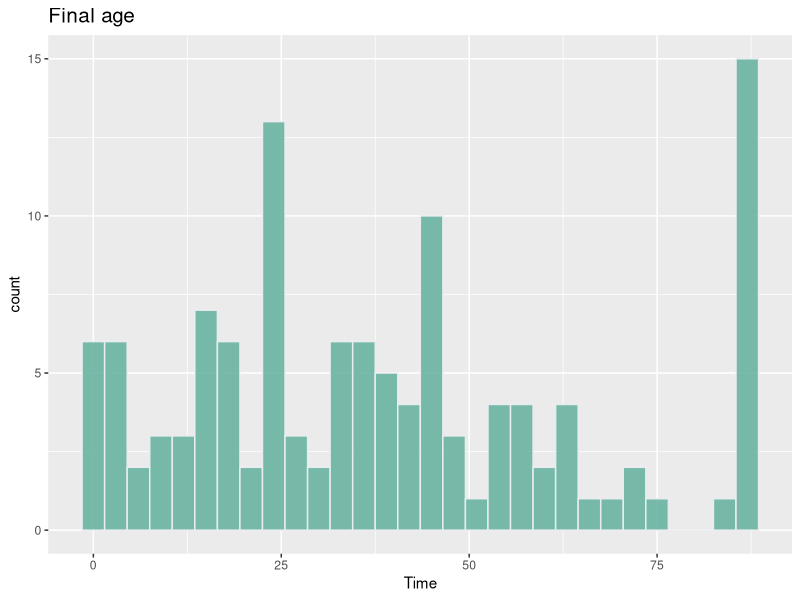

This figure's R source: (Note: this script raises an error after producing the figure.)
## ---- chunk 1
knitr::opts_chunk$set(warning = FALSE, message = FALSE) 
## ---- chunk 2
data <- read.table("CapstoneProjectData.txt", header=TRUE) # Load dataset
library(survival) # For modelling
library(survminer) # For survival curves
library(dplyr) # For analysis
library(ggplot2) # For visualization

str(data) # 123 obs. of  6 variables
head(data, 10)
summary(data)


p <- data %>%
  ggplot(aes(x=Time)) +
    geom_histogram( binwidth=3, fill="#69b3a2", color="#e9ecef", alpha=0.9) +
    ggtitle("Final age") +
    theme(plot.title = element_text(size=15))
p

sum(data$Time == 88) # 13 alive at end

data %>%
  group_by(Clone, Temp, Ca) %>%
  summarise_at(vars(Time), list(name = mean))
## ---- chunk 3
s <- Surv(data$Time, data$Dead) # Creating our hazard rate
# Survival Plots
m1 <- survfit(s ~ 1, data = data, conf.type = "log-log") 
m1p <- ggsurvplot(m1, # Our base curve for all treatments
                  data = data,
                  palette = "#2E9FDF",
                  title = "Total survival",
                  size = .5,
                  ggtheme = theme_bw())

m2 <- survfit(s ~ Clone, data = data, conf.type = "log-log")
m2p <- ggsurvplot(m2, # Our curve per clonal population
                  data = data,
                  conf.int=TRUE,
                  title = "Survival per Clone",
                  size = .5,  # change line size
                  ggtheme = theme_bw(), # Change ggplot2 theme
                  palette = c("#A569BD", "#48C9B0"), # custom color palette
                  pval = TRUE)

m3 <- survfit(s ~ Temp, data = data, conf.type = "log-log")
m3p <- ggsurvplot(m3, # Our curve by temperature
                  data = data,
                  conf.int=TRUE,
                  title = "Survival per Temperature",
                  size = .5,  # change line size
                  ggtheme = theme_bw(), # Change ggplot2 theme
                  palette = c("#006399", "#CC0000"), # custom color palette
                  pval = TRUE)

m4 <- survfit(s ~ Ca, data = data, conf.type = "log-log")
m4p <- ggsurvplot(m4, # Our curve per Ca concentration
                  data = data,
                  conf.int=TRUE,
                  title = "Survival per Ca concentration",
                  size = .5,  # change line size
                  ggtheme = theme_bw(), # Change ggplot2 theme
                  palette = c("#F39C12","#E67E22","#D35400"),
                  pval = TRUE)

survplots <- list(m1p, m2p, m3p, m4p)
arrange_ggsurvplots(survplots, # Arrange multiple survplots
                    ncol = 2, nrow = 2)
# Median survival time is 39 days
# Overlapping between clones
# Overlapping between temperatures
# No-overlapping for 0.5 mg Ca/l
## ---- chunk 4
data$Clone <- as.factor(data$Clone)
data$Temp <- as.factor(data$Temp)
data$Ca <- as.factor(data$Ca)
# Non-parametric Cox proportional hazards models
# Fits a Cox proportional hazards regression model
summary(mod1 <- coxph(s ~ Clone + Temp * Ca, data=data)) # Ca:Temp interaction
summary(mod2 <- coxph(s ~ Clone + Temp + Ca, data=data)) # No interaction
summary(mod3 <- coxph(s ~ (Clone + Temp + Ca)^2, data=data)) # Ca:Temp, 
# Clone:Temp, Clone:Ca interaction

anova(mod1, mod2, mod3) # (!) Model 3 is already significant
AIC(mod1, mod2, mod3)   # 

# Using the step method to refine our best model (mod3) into a better one (mod4)
summary(mod4 <- step(mod3))
# Lowest AIC: Clone:Temp & Clone:Ca retained, no Temp:Ca interaction
AIC(mod1, mod2, mod3, mod4)
# Creating the better fitted model adding interactions Clone x Temp and 
# Clone x Ca
mod4 <- coxph(s ~ Clone + Temp + Ca + Clone:Temp + Clone:Ca, data=data)
summary(mod4)



# Model 4 visualization separated by treatment 
mod4S15 <- survfit(mod4, newdata=data.frame(Clone="Southern", Temp="15", 
                                            Ca=c("0.5", "4", "106")))
pmod4S15 <- ggsurvplot(mod4S15, conf.int=TRUE,
                     title = "Survival Southern 15C",
                     legend.labs = c("0.5", "4", "106"),
                     data=data.frame(Clone="Southern", Temp="15", 
                                     Ca=c("0.5", "4", "106")),
                     size = .5,  # change line size
                     xlab = "Time (days)",
                     ggtheme = theme_classic(), # Change ggplot2 theme
                     palette = c("#F39C12","#E67E22","#D35400"))

mod4S25 <- survfit(mod4, newdata=data.frame(Clone="Southern",Temp="25", 
                                            Ca=c("0.5", "4", "106")))
pmod4S25 <- ggsurvplot(mod4S25, conf.int=TRUE,
                     title = "Survival Southern 25C",
                     legend.labs = c("0.5", "4", "106"),
                     data=data.frame(Clone="Southern", Temp="25", 
                                     Ca=c("0.5", "4", "106")),
                     size = .5,  # change line size
                    xlab = "Time (days)",
                    ggtheme = theme_classic(), # Change ggplot2 theme
                     palette = c("#F39C12","#E67E22","#D35400"))

mod4N15 <- survfit(mod4, newdata=data.frame(Clone="Northern",Temp="15", 
                                            Ca=c("0.5", "4", "106")))
pmod4N15 <- ggsurvplot(mod4N15, conf.int=TRUE,
                     title = "Survival Northern 15C",
                     legend.labs = c("0.5", "4", "106"),
                     data=data.frame(Clone="Northern", Temp="15", 
                                     Ca=c("0.5", "4", "106")),
                     size = .5,  # change line size
                    xlab = "Time (days)",
                    ggtheme = theme_classic(), # Change ggplot2 theme
                     palette = c("#F39C12","#E67E22","#D35400"))

mod4N25 <- survfit(mod4, newdata=data.frame(Clone="Northern",Temp="25", 
                                            Ca=c("0.5", "4", "106")))
pmod4N25 <- ggsurvplot(mod4N25, conf.int=TRUE,
                     title = "Survival Northern 25C",
                     legend.labs = c("0.5", "4", "106"),
                     data=data.frame(Clone="Northern", Temp="25", 
                                     Ca=c("0.5", "4", "106")),
                     size = .5,  # change line size
                    xlab = "Time (days)",
                    ggtheme = theme_classic(), # Change ggplot2 theme
                     palette = c("#F39C12","#E67E22","#D35400"))

mod4plots <- list(pmod4S15, pmod4S25, pmod4N15, pmod4N25)
arrange_ggsurvplots(mod4plots, # Arrange multiple survplots
                    title = "Model 4",
                    ncol = 2, nrow = 2)
